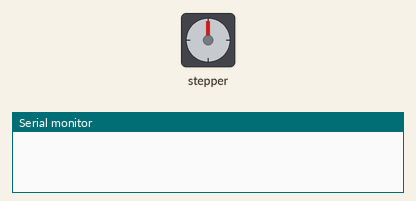
The sketch below on a simulated Arduino Uno, built with avr-gcc and run on an emulated ATmega328P. Shown: stepper motor, the last lines printed to the serial monitor. Wiring (inferred from the names in the program): stepper motor driver (200 steps per turn assumed): step pin 7; direction pin 8; enable pin 9.

Above: at 0.0 s.
At 16.7 s:
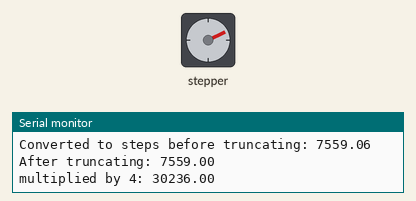
Timing chart, 0 to 18.2 s (numbered marks = the images above):
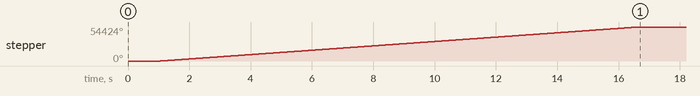

The sketch:

NewBoard_StepperTest.ino
```cpp
#include<math.h>


int dirpin = 8;
int steppin = 7;
int enable = 9;
float input = 6; // input in cm  CHANGE THIS LINE TO CHANGE DESIRED DISPLACEMENT
float required_steps;

void setup()
{
pinMode(dirpin, OUTPUT);
pinMode(steppin, OUTPUT);
pinMode(enable, OUTPUT);
Serial.begin(9600);
}

void loop()
{

  int i;

  input *= 0.393701;                  // converts cm to inches
  Serial.print("input in inches: ");
  Serial.print(input);
  Serial.print("\n");

  required_steps = input/0.0003125;      // converts inches to steps
  Serial.print("Converted to steps before truncating: ");
  Serial.print(required_steps);
  Serial.print("\n");

  required_steps = floor(required_steps); // truncate
  Serial.print("After truncating: ");
  Serial.print(required_steps);
  Serial.print("\n");

  required_steps = required_steps * 4;   // scaling for 1/4 microstep
  Serial.print("multiplied by 4: ");
  Serial.print(required_steps);
  Serial.print("\n");

  digitalWrite(dirpin, HIGH);    // sets direction
  delay(1000);

  for (i = 0; i<required_steps; i++)       // 800 microsteps is one revolution; 4 micro step is one step
  {
    digitalWrite(steppin, LOW);  // This LOW to HIGH change is what creates the
    digitalWrite(steppin, HIGH); // rising edge so that the driver knows to when to step.
    delayMicroseconds(500);
  }
  digitalWrite(enable, HIGH);
  delay(120000); // holds the Serial Monitor for 2 minutes before refreshing
}
```

Measured:
- by itself, stepper: turns 54424° clockwise in 15.6 s
